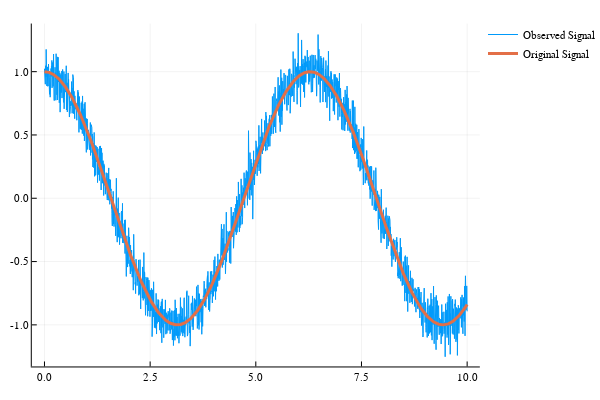

Notebook cell for this chart:
### Code cell
# we add some noise to it
stdv = 0.1

bnoise = stdv * randn(npts);
observed = multp + bnoise;
plot(x,observed,label = "Observed Signal")
plot!(x,multp,w=3,label="Original Signal")

### Figure 1 — Plotly figure (JSON) as saved in the notebook; plotly's stock layout.template omitted (floating-point values rounded to 4 significant figures; data arrays with more than 128 entries replaced by an {"elided": "..."} marker saying what was removed)
{"data": [{"colorbar": {"title": ""}, "hoverinfo": "text", "legendgroup": "Observed Signal", "line": {"color": "rgba(0, 154, 250, 1.000)", "dash": "solid", "shape": "linear", "width": 1}, "mode": "lines", "name": "Observed Signal", "showlegend": true, "text": {"elided": "2000 null values"}, "type": "scatter", "x": {"elided": "2000 float values"}, "xaxis": "x1", "y": {"elided": "2000 float values"}, "yaxis": "y1", "zmax": 0.1, "zmin": -0.1}, {"colorbar": {"title": ""}, "hoverinfo": "text", "legendgroup": "Original Signal", "line": {"color": "rgba(227, 111, 71, 1.000)", "dash": "solid", "shape": "linear", "width": 3}, "mode": "lines", "name": "Original Signal", "showlegend": true, "text": {"elided": "2000 null values"}, "type": "scatter", "x": {"elided": "2000 float values"}, "xaxis": "x1", "y": {"elided": "2000 float values"}, "yaxis": "y1", "zmax": 0.1, "zmin": -0.1}], "layout": {"annotations": [], "height": 400, "legend": {"bgcolor": "rgba(255, 255, 255, 1.000)", "bordercolor": "rgba(0, 0, 0, 1.000)", "font": {"color": "rgba(0, 0, 0, 1.000)", "family": "sans-serif", "size": 11}, "tracegroupgap": 0, "x": 1, "y": 1}, "margin": {"b": 20, "l": 0, "r": 0, "t": 20}, "paper_bgcolor": "rgba(255, 255, 255, 1.000)", "plot_bgcolor": "rgba(255, 255, 255, 1.000)", "showlegend": true, "width": 600, "xaxis": {"anchor": "y1", "domain": [0.06582, 0.9934], "gridcolor": "rgba(0, 0, 0, 0.100)", "gridwidth": 0.5, "linecolor": "rgba(0, 0, 0, 1.000)", "mirror": false, "range": [-0.3, 10.3], "showgrid": true, "showline": true, "showticklabels": true, "tickangle": 0, "tickcolor": "rgb(0, 0, 0)", "tickfont": {"color": "rgba(0, 0, 0, 1.000)", "family": "sans-serif", "size": 11}, "tickmode": "array", "ticks": "inside", "ticktext": ["0.0", "2.5", "5.0", "7.5", "10.0"], "tickvals": [0, 2.5, 5, 7.5, 10], "title": "", "titlefont": {"color": "rgba(0, 0, 0, 1.000)", "family": "sans-serif", "size": 15}, "type": "-", "visible": true, "zeroline": false, "zerolinecolor": "rgba(0, 0, 0, 1.000)"}, "yaxis": {"anchor": "x1", "domain": [0.03762, 0.9902], "gridcolor": "rgba(0, 0, 0, 0.100)", "gridwidth": 0.5, "linecolor": "rgba(0, 0, 0, 1.000)", "mirror": false, "range": [-1.329, 1.38], "showgrid": true, "showline": true, "showticklabels": true, "tickangle": 0, "tickcolor": "rgb(0, 0, 0)", "tickfont": {"color": "rgba(0, 0, 0, 1.000)", "family": "sans-serif", "size": 11}, "tickmode": "array", "ticks": "inside", "ticktext": ["-1.0", "-0.5", "0.0", "0.5", "1.0"], "tickvals": [-1, -0.5, 0, 0.5, 1], "title": "", "titlefont": {"color": "rgba(0, 0, 0, 1.000)", "family": "sans-serif", "size": 15}, "type": "-", "visible": true, "zeroline": false, "zerolinecolor": "rgba(0, 0, 0, 1.000)"}}}
